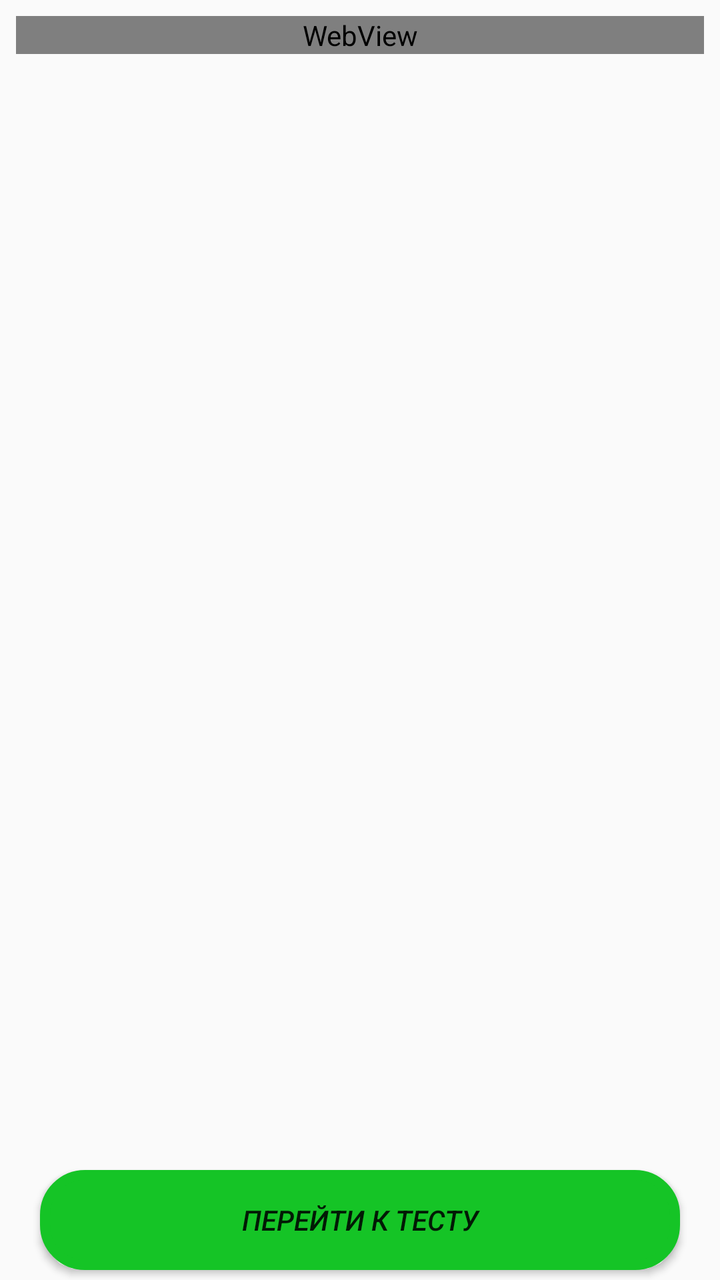
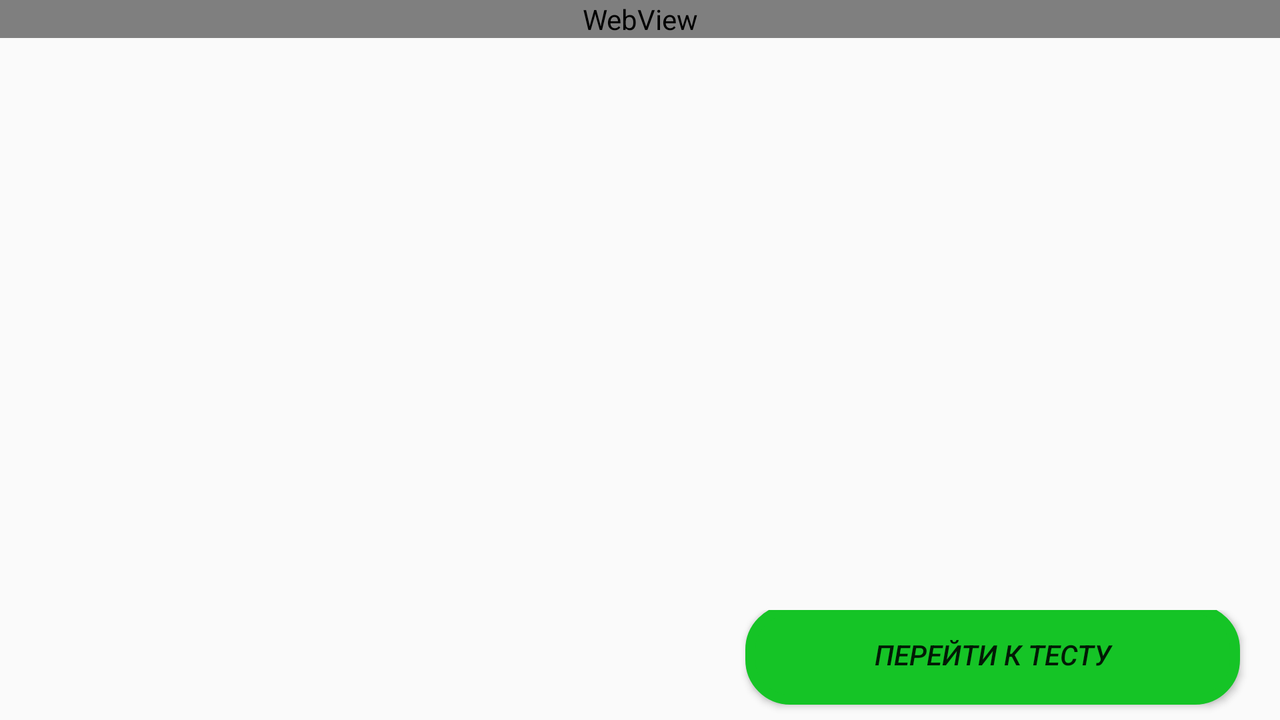

The same Android screen from two of the app's own layout files: first res/layout/ as a phone draws it, then the author's variant for another configuration, drawn on a device whose configuration selects that folder. Both files follow.
<!-- AndroidManifest.xml: application theme AppTheme -->
<!-- res/layout/fragment_theory.xml -->
<?xml version="1.0" encoding="utf-8"?>
<android.support.constraint.ConstraintLayout xmlns:android="http://schemas.android.com/apk/res/android"
    xmlns:app="http://schemas.android.com/apk/res-auto"
    xmlns:tools="http://schemas.android.com/tools"
    android:layout_width="match_parent"
    android:layout_height="match_parent"
    android:orientation="vertical"
    android:background="@color/Lite"
    tools:context=".view.Fragments.Theory">

    <ScrollView
        android:layout_width="match_parent"
        android:layout_height="667dp"
        android:layout_marginStart="8dp"
        android:layout_marginLeft="8dp"
        android:layout_marginTop="8dp"
        android:layout_marginEnd="8dp"
        android:layout_marginRight="8dp"
        android:layout_marginBottom="8dp"
        android:layout_weight="6"
        app:layout_constraintBottom_toTopOf="@+id/next"
        app:layout_constraintEnd_toEndOf="parent"
        app:layout_constraintHorizontal_bias="0.0"
        app:layout_constraintStart_toStartOf="parent"
        app:layout_constraintTop_toTopOf="parent"
        app:layout_constraintVertical_bias="0.0">

        <WebView
            android:id="@+id/theory"
            android:layout_width="match_parent"
            android:layout_height="match_parent" />
    </ScrollView>


    <Button
        android:id="@+id/next"
        style="@style/NextButtonStyle"
        android:layout_width="match_parent"
        android:layout_height="50dp"
        android:layout_alignParentStart="true"
        android:layout_alignParentLeft="true"
        android:layout_alignParentEnd="true"
        android:layout_alignParentRight="true"
        android:layout_alignParentBottom="true"
        android:layout_gravity="center"
        android:layout_weight="7"
        android:background="@drawable/nextbuttonstyle"
        android:enabled="true"
        android:text="Перейти к тесту"
        android:textStyle="italic"
        app:layout_constraintBottom_toBottomOf="parent" />




</android.support.constraint.ConstraintLayout>
<!-- resources referenced by this layout -->
<resources>
  <!-- drawable nextbuttonstyle (drawable) -->
  <shape xmlns:android="http://schemas.android.com/apk/res/android"
      android:thickness="0dp"
      android:tint="@color/LiteGreen"
      android:shape="rectangle">
      <solid android:color="#FFFFFF"/>
      <stroke  android:width="5dp" android:color="@color/LiteGreen" />
      <corners android:radius="20dp"/>
      <padding android:left="10dp"
          android:right="10dp"></padding>
  </shape>
  <style name="NextButtonStyle">
          <item name="android:layout_marginRight">20dp</item>
          <item name="android:layout_marginLeft">20dp</item>
          <item name="android:layout_marginBottom">5dp</item>
          <item name="android:layout_alignParentBottom">true</item>
          <item name="android:layout_alignParentRight">true</item>
          <item name="android:layout_weight">1</item>
          <item name="android:background">@drawable/nextbuttonoactive</item>
          <item name="android:enabled">false</item>
          <item name="android:gravity">center</item>
          <item name="android:text">"Далее"</item>
      </style>
  <style name="AppTheme" parent="Theme.AppCompat.Light.NoActionBar">
          
          <item name="colorPrimary">@color/colorPrimary</item>
          <item name="colorPrimaryDark">@color/colorPrimaryDark</item>
          <item name="colorAccent">@color/colorAccent</item>
      </style>
  <color name="LiteGreen">#15c426</color>
  <!-- drawable nextbuttonoactive (drawable) -->
  <shape xmlns:android="http://schemas.android.com/apk/res/android"
      android:thickness="0dp"
      android:tint="#c7d0db"
      android:shape="rectangle">
      <solid android:color="#c7d0db"/>
      <corners android:radius="20dp"/>
      <stroke  android:width="5dp" android:color="#c7d0db" />
      <padding android:left="10dp"
          android:right="10dp"></padding>
  </shape>
  <color name="colorPrimary">#3F51B5</color>
  <color name="colorPrimaryDark">#303F9F</color>
  <color name="colorAccent">#FF4081</color>
</resources>
<!-- res/layout-land/fragment_theory.xml (the author's variant of the layout above) -->
<!-- drawn on the phone turned sideways -->
<?xml version="1.0" encoding="utf-8"?>
<LinearLayout xmlns:android="http://schemas.android.com/apk/res/android"
    xmlns:tools="http://schemas.android.com/tools"
    android:layout_width="match_parent"
    android:layout_height="match_parent"
    android:orientation="vertical"
    android:background="@color/Lite"
    tools:context=".Layouts.Fragments.Theory">

    <LinearLayout
        android:layout_width="match_parent"
        android:layout_height="wrap_content">
        <ScrollView
            android:layout_width="match_parent"
            android:layout_height="match_parent"
            android:layout_weight="6">

            <WebView
                android:id="@+id/theory"
                android:layout_width="match_parent"
                android:layout_height="match_parent" />
        </ScrollView>
    </LinearLayout>

    <RelativeLayout
        android:layout_width="match_parent"
        android:layout_height="0dp"
        android:layout_gravity="right"
        android:layout_weight="1"
        android:gravity="bottom"
        android:visibility="visible">

        <LinearLayout
            android:layout_width="match_parent"
            android:layout_height="wrap_content"
            android:layout_weight="0.20"
            android:orientation="horizontal">

            <LinearLayout
                android:layout_width="0dp"
                android:layout_height="wrap_content"
                android:layout_weight="10"></LinearLayout>

            <Button
                android:enabled="true"
                android:textStyle="italic"
                android:id="@+id/next"
                style="@style/NextButtonStyle"
                android:layout_width="0dp"
                android:layout_height="50dp"
                android:layout_gravity="center"
                android:layout_weight="7"
                android:text="Перейти к тесту"
                android:background="@drawable/nextbuttonstyle" />
        </LinearLayout>

    </RelativeLayout>


</LinearLayout>
